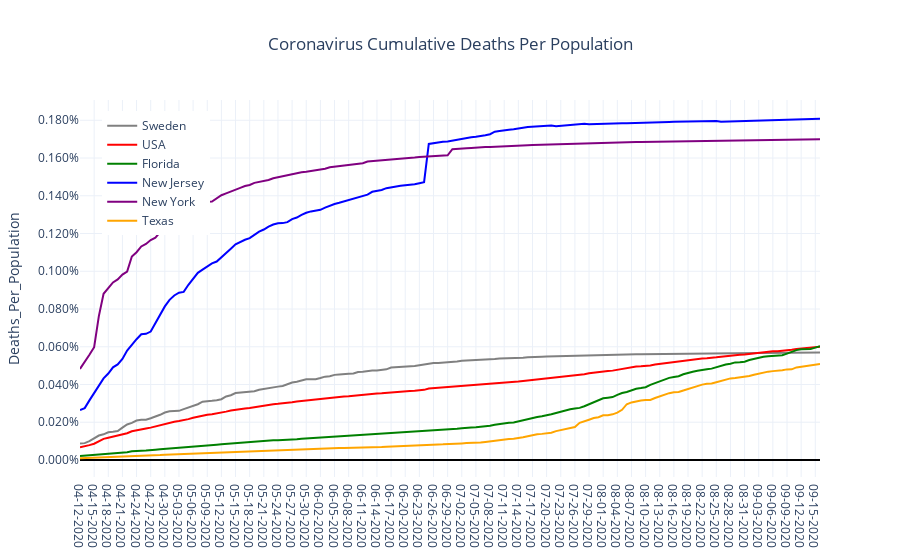

Notebook cell for this chart:
### Code cell
data = []
for mycountry in countries_list:
    data.append(go.Scatter(x=country_df[country_df['Country_Region']==mycountry]['Date'],
                               y=country_df[country_df['Country_Region']==mycountry]['Deaths_Per_Population'],
                               name = rename_dict[mycountry],
                               line = {'color':colors_dict[mycountry]}))
layout = go.Layout(
                showlegend = True,
                legend= dict(x=0.03,y=0.97),
                title='Coronavirus Cumulative Deaths Per Population',
                title_x= 0.5,
                yaxis={'title':'Deaths_Per_Population',
                       'tickformat':'.3%',
                       'zeroline':True,'zerolinecolor':'#000000','zerolinewidth':2.0},
                template='plotly_white')
fig = go.Figure(data=data,layout=layout)
fig.show()
myfilename = r'C:\__YOUTUBE__\__POLITICS__\Coronavirus\outputdata\1-CV_Cum_Deaths_Per_Population.png'
fig.write_image(myfilename,width = 852,height = 480, scale = 2.0)
print('Static Image:')
Image(filename=myfilename)

### Figure 1 — Plotly figure (JSON) as saved in the notebook; plotly's stock layout.template omitted (floating-point values rounded to 4 significant figures; data arrays with more than 128 entries replaced by an {"elided": "..."} marker saying what was removed)
{"data": [{"line": {"color": "grey"}, "name": "Sweden", "type": "scatter", "x": {"elided": "158 str values"}, "y": {"elided": "158 float values"}}, {"line": {"color": "red"}, "name": "USA", "type": "scatter", "x": {"elided": "158 str values"}, "y": {"elided": "158 float values"}}, {"line": {"color": "green"}, "name": "Florida", "type": "scatter", "x": {"elided": "158 str values"}, "y": {"elided": "158 float values"}}, {"line": {"color": "blue"}, "name": "New Jersey", "type": "scatter", "x": {"elided": "158 str values"}, "y": {"elided": "158 float values"}}, {"line": {"color": "purple"}, "name": "New York", "type": "scatter", "x": {"elided": "158 str values"}, "y": {"elided": "158 float values"}}, {"line": {"color": "orange"}, "name": "Texas", "type": "scatter", "x": {"elided": "158 str values"}, "y": {"elided": "158 float values"}}], "layout": {"legend": {"x": 0.03, "y": 0.97}, "showlegend": true, "title": {"text": "Coronavirus Cumulative Deaths Per Population", "x": 0.5}, "yaxis": {"tickformat": ".3%", "title": {"text": "Deaths_Per_Population"}, "zeroline": true, "zerolinecolor": "#000000", "zerolinewidth": 2}}}
